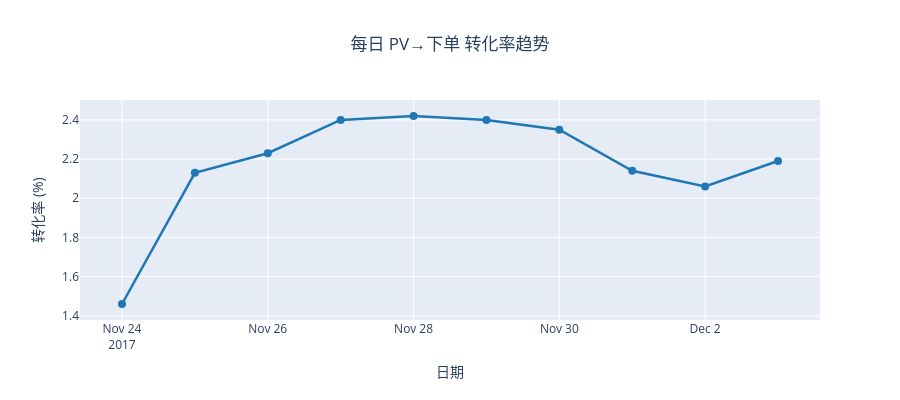

Notebook code for this chart:
### Code cell
fig = px.line(daily, x=daily.index, y='浏览→下单转化率', markers=True,
              title='每日 PV→下单 转化率趋势')

fig.update_layout(title_x=0.5, height=400,
                  xaxis_title='日期', yaxis_title='转化率 (%)')
fig.update_traces(line=dict(color='#1f77b4', width=2.5),
                  marker=dict(size=8))
fig.show()

### Figure 1 — Plotly figure (JSON) as saved in the notebook; plotly's stock layout.template omitted (floating-point values rounded to 4 significant figures)
{"data": [{"hovertemplate": "date=%{x}<br>浏览→下单转化率=%{y}<extra></extra>", "legendgroup": "", "line": {"color": "#1f77b4", "dash": "solid", "width": 2.5}, "marker": {"size": 8, "symbol": "circle"}, "mode": "lines+markers", "name": "", "orientation": "v", "showlegend": false, "type": "scatter", "x": ["2017-11-24T00:00:00.000000", "2017-11-25T00:00:00.000000", "2017-11-26T00:00:00.000000", "2017-11-27T00:00:00.000000", "2017-11-28T00:00:00.000000", "2017-11-29T00:00:00.000000", "2017-11-30T00:00:00.000000", "2017-12-01T00:00:00.000000", "2017-12-02T00:00:00.000000", "2017-12-03T00:00:00.000000"], "xaxis": "x", "y": [1.46, 2.13, 2.23, 2.4, 2.42, 2.4, 2.35, 2.14, 2.06, 2.19], "yaxis": "y"}], "layout": {"height": 400, "legend": {"tracegroupgap": 0}, "title": {"text": "每日 PV→下单 转化率趋势", "x": 0.5}, "xaxis": {"anchor": "y", "domain": [0, 1], "title": {"text": "日期"}}, "yaxis": {"anchor": "x", "domain": [0, 1], "title": {"text": "转化率 (%)"}}}}
